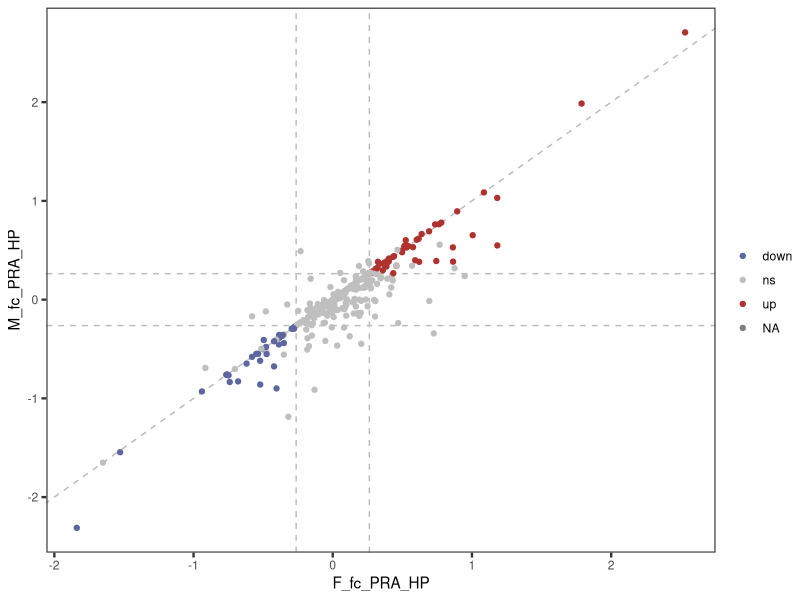
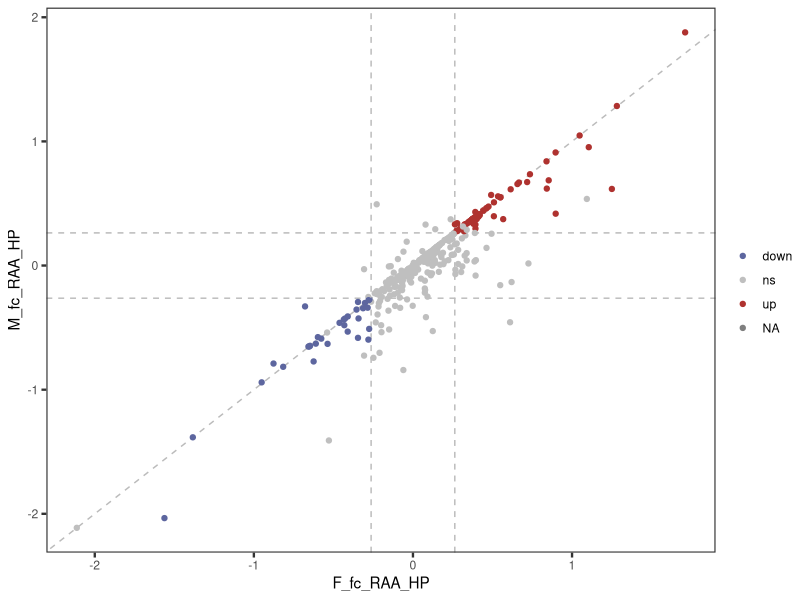
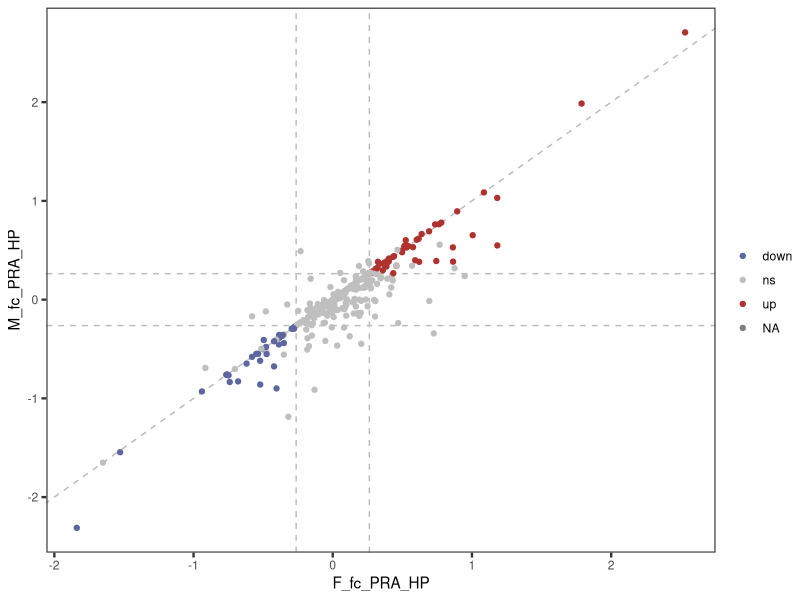
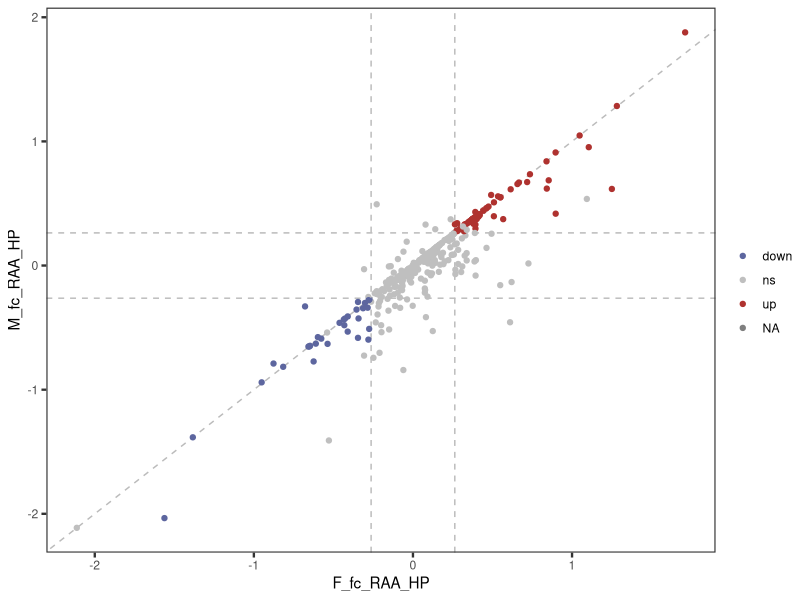

The R source for these figures, in order:
library(ggplot2)
result=read.csv("wilcox result (male and female).csv")

result$color=ifelse(result$F_PRA_HP=="up" & result$M_PRA_HP=="up","up",
                    ifelse(result$F_PRA_HP=="down" & result$M_PRA_HP=="down","down","ns")); table(result$color)

ggplot(result, aes(x=F_fc_PRA_HP, y=M_fc_PRA_HP, color=color))+
  geom_abline(intercept = 0, slope = 1, linetype=2,linewidth=.5, color="#BBBBBB")+
  geom_vline(xintercept = c(log2(1.2),-log2(1.2)), linetype=2,linewidth=.5, color="#BBBBBB")+
  geom_hline(yintercept = c(log2(1.2),-log2(1.2)), linetype=2,linewidth=.5, color="#BBBBBB")+
  geom_point()+
  scale_color_manual(values = c("#5D669F","#BFBFBF","#AF322F"),name="")+
  theme_test()+
  theme(axis.line = element_blank(),
        panel.border = element_rect(linewidth=.8),
        axis.ticks = element_line(linewidth=.8),
        axis.ticks.length = unit(1.25,"mm"))
ggsave("Fig 3a.pdf", width = 3.8, height = 3)

cor.test(result$F_fc_PRA_HP, result$M_fc_PRA_HP, method="spearman")

result$color=ifelse(result$F_RAA_HP=="up" & result$M_RAA_HP=="up","up",
                    ifelse(result$F_RAA_HP=="down" & result$M_RAA_HP=="down","down","ns")); table(result$color)

ggplot(result, aes(x=F_fc_RAA_HP, y=M_fc_RAA_HP, color=color))+
  geom_abline(intercept = 0, slope = 1, linetype=2,linewidth=.5, color="#BBBBBB")+
  geom_vline(xintercept = c(log2(1.2),-log2(1.2)), linetype=2,linewidth=.5, color="#BBBBBB")+
  geom_hline(yintercept = c(log2(1.2),-log2(1.2)), linetype=2,linewidth=.5, color="#BBBBBB")+
  geom_point()+
  scale_color_manual(values = c("#5D669F","#BFBFBF","#AF322F"),name="")+
  theme_test()+
  theme(axis.line = element_blank(),
        panel.border = element_rect(linewidth=.8),
        axis.ticks = element_line(linewidth=.8),
        axis.ticks.length = unit(1.25,"mm"))
ggsave("Fig 3b.pdf", width = 3.8, height = 3)

cor.test(result$F_fc_RAA_HP, result$M_fc_RAA_HP, method="spearman")